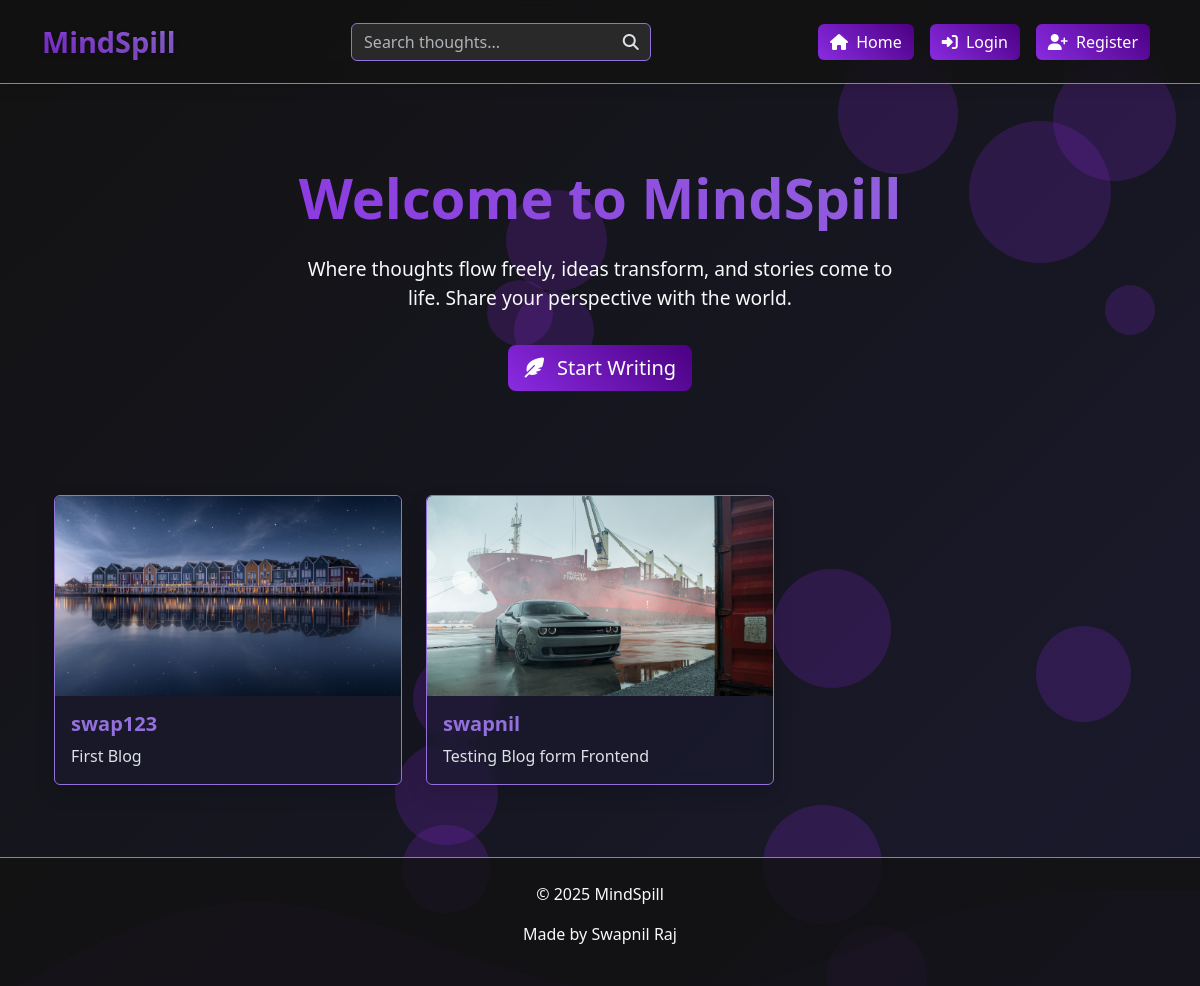
Screenshot of /blog/ with the database file from the repository.
### blog/models.py (models this page shows)
class Post(models.Model):
    user = models.ForeignKey(User, on_delete=models.CASCADE)
    text = models.TextField(max_length=5000)
    photo = models.ImageField(upload_to='photos/', blank=True, null=True)
    created_at = models.DateTimeField(auto_now_add=True)
    updated_at = models.DateTimeField(auto_now=True)

### blog/views.py (the view)
# urls.py: path('', views.blog_list, name='blog_list'),
def blog_list(request):
    posts = Post.objects.all().order_by('-created_at')
    return render(request , 'blog_list.html' , {'posts': posts})

### blog/templates/blog_list.html (shortened to what this page needs)
{% extends "layout.html" %}
{% block content %}
<div class="container">
    <div class="row">
        {% for post in posts %}
        <div class="col-md-4 mb-4">
            <div class="card h-100">
                <img src="{{post.photo.url}}" class="card-img-top" alt="...">
                <div class="card-body">
                    <h5 class="card-title">{{post.user.username}}</h5>
                    <p class="card-text">{{post.text}}</p>
                </div>
            </div>
        </div>
        {% endfor %}
    </div>
</div>
{% endblock %}

### templates/layout.html (style rules this page uses)
:root { --primary-color: #8a2be2; --secondary-color: #4b0082; --accent-color: #9370db; --text-color: #f8f9fa; --bg-dark: #121212; }
body { background: linear-gradient(135deg, var(--bg-dark) 0%, #1a1a2e 100%); color: var(--text-color); font-family: 'Segoe UI', Tahoma, Geneva, Verdana, sans-serif; position: relative; min-height: 100vh; overflow-x: hidden; }
.card { background: rgba(26, 26, 46, 0.7); border: 1px solid var(--accent-color); box-shadow: 0 8px 20px rgba(0, 0, 0, 0.15); transition: all 0.4s ease; backdrop-filter: blur(5px); overflow: hidden; }
.card-img-top { height: 200px; object-fit: cover; transition: transform 0.5s ease; }
.card-title { color: var(--accent-color); font-weight: 600; }

### rows the page displays
Post: photo (picture), user.username "swap123", text "First Blog"
Post: photo (picture), user.username "swapnil", text "Testing Blog form Frontend"
